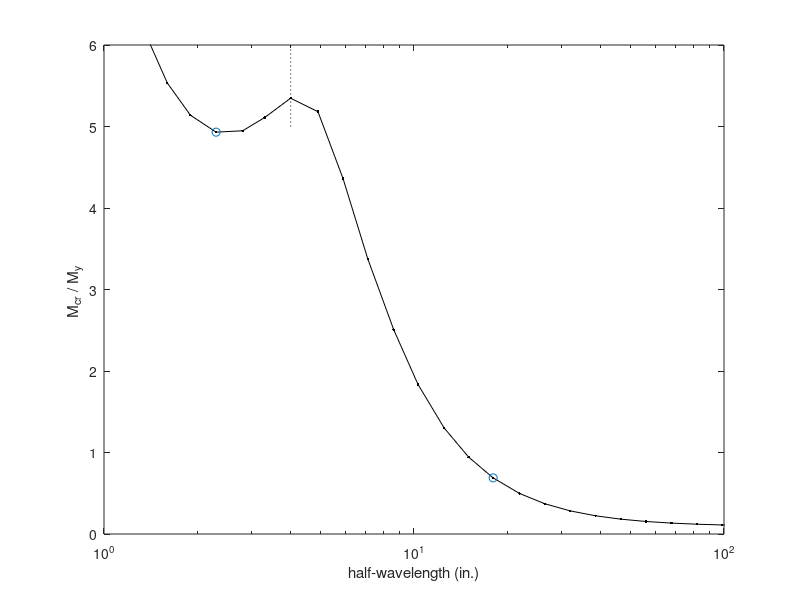

The MATLAB script that drew this image: (Note: this script raises an error after producing the figure.)
%BWS
%May 2005
%Post-processing an analysis
%
clear all
close all
%
currentlocation=['c:\ben\cufsm\cufsm_working\cufsm3\source'];
addpath([currentlocation]);
addpath([currentlocation,'\analysis']);
addpath([currentlocation,'\analysis\GBTconstraints']);
addpath([currentlocation,'\helpers']);
addpath([currentlocation,'\interface']);
addpath([currentlocation,'\plotters']);
%
%minimum inputs
load awlip_m22
Fy=50;
b=4;
length_index_plotted=[10 21 35]
label=['Angle with lips (AISI 2002 Ex. I-11)'];
%
%Figures
figure(1)
semilogx(curve(:,1),curve(:,2),'k.-')
axis([1 100 0 6.0])
hold on,plot([b b],[5 6],'k:'),hold off
xlabel('half-wavelength (in.)')
ylabel('M_{cr} / M_y ') 
hold on
semilogx(curve(length_index_plotted,1),curve(length_index_plotted,2),'o')
hold off
%embelish the plot a bit with the cross-section
scale=1;
[A,xcg,zcg,Ixx,Izz,Ixz,thetap,I11,I22]=grosprop(node,elem);
unsymm=0;
[Py,Mxx_y,Mzz_y,M11_y,M22_y]=yieldMP(node,Fy,A,xcg,zcg,Ixx,Izz,Ixz,thetap,I11,I22,unsymm)
%flags:[node# element# mat# stress# stresspic coord constraints springs origin] 1 means show
flags=[0 0 0 0 0 0 1 1 1]; %these flags control what is plotted, node#, elem#
axesnum=axes('Units','normalized','Position',[0.5 0.6 0.25 0.25],'visible','off');
strespic(node,elem,axesnum,scale)
%crossect(node,elem,axesnum,springs,constraints,flags)
%propplot(node,elem,xcg,zcg,thetap,axesnum)
title(label)
text(1,b/2,['M_y=',num2str(M22_y,'%4.2f'),'kip-in.']);
%
%and with the mode shapes
scale=1;
modeindex=1;
undefv=1;
scale=1;
springs=0;
%local
axesshape=axes('Units','normalized','Position',[0.15 0.45 0.2 0.2],'visible','off');
scale=1;
lengthindex=length_index_plotted(1);
dispshap(undefv,node,elem,shapes(:,lengthindex,modeindex),axesshape,scale,springs);
title(['Local M_{cr}/M_y=',num2str(curve(lengthindex,2),'%2.2f')])
%distortional
axesshape=axes('Units','normalized','Position',[0.35 0.13 0.2 0.2],'visible','off');
scale=1;
lengthindex=length_index_plotted(2);
dispshap(undefv,node,elem,shapes(:,lengthindex,modeindex),axesshape,scale,springs);
title(['Torsional M_{cr}/M_y=',num2str(curve(lengthindex,2),'%2.2f')])
%title(['Distortional'])
%LTB
%axesshape=axes('Units','normalized','Position',[0.68 0.2 0.2 0.2],'visible','off');
%scale=-1;
%lengthindex=length_index_plotted(3);
%dispshap(undefv,node,elem,shapes(:,lengthindex,modeindex),axesshape,scale,springs);
%title('Lateral-torsional')
%title(['Lateral-torsional M_{cr}/M_y=',num2str(curve(lengthindex,2),'%2.2f')])


